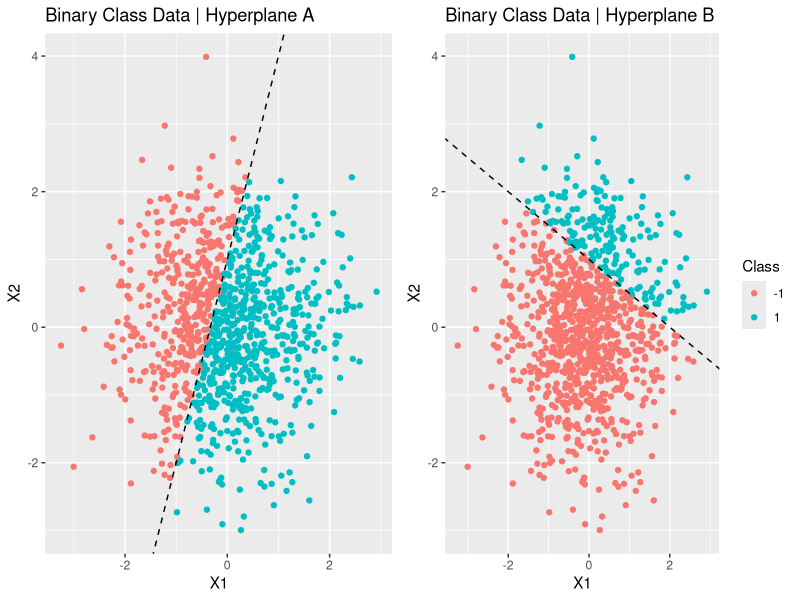
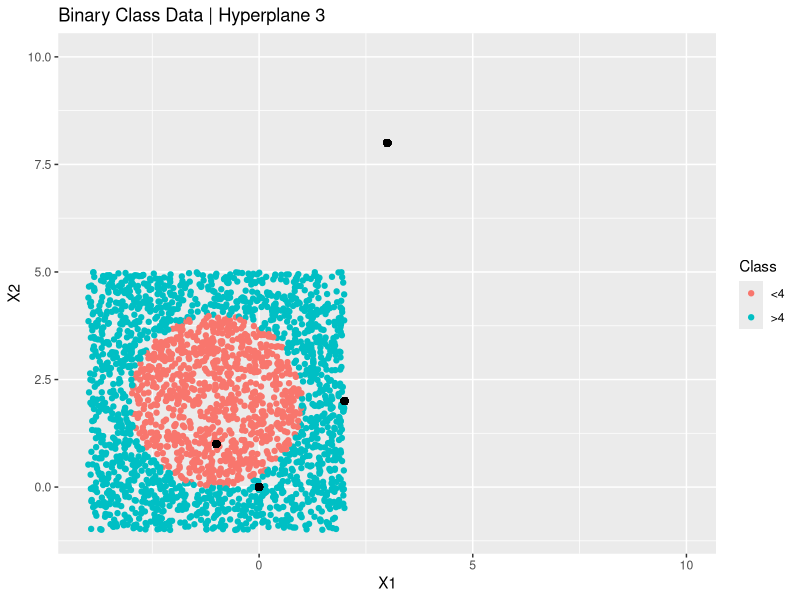
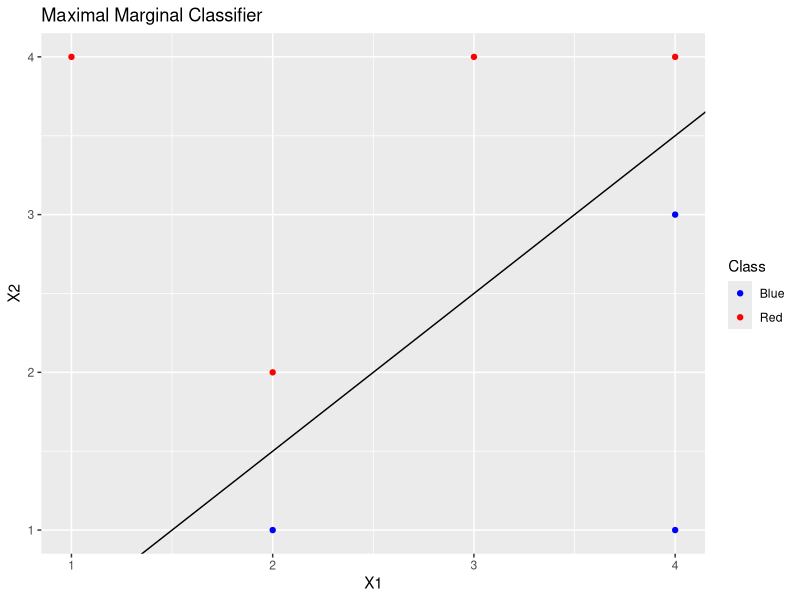
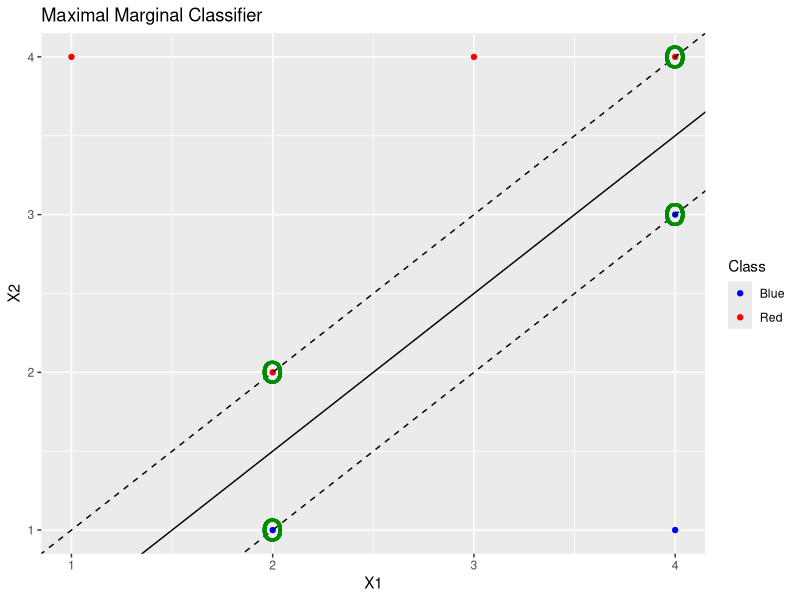
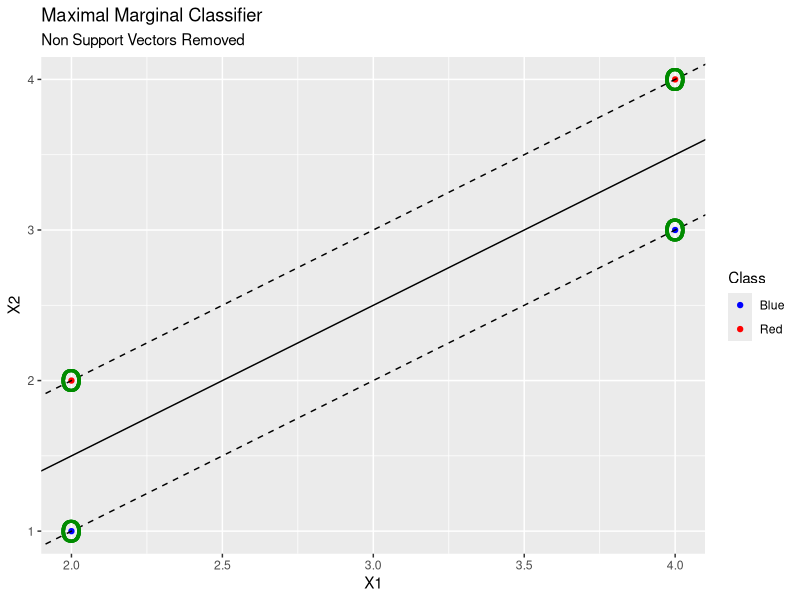
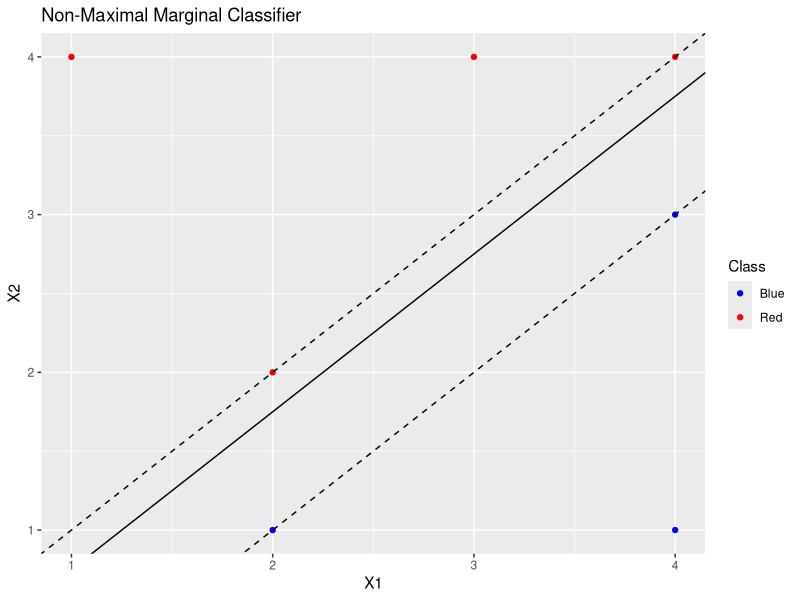
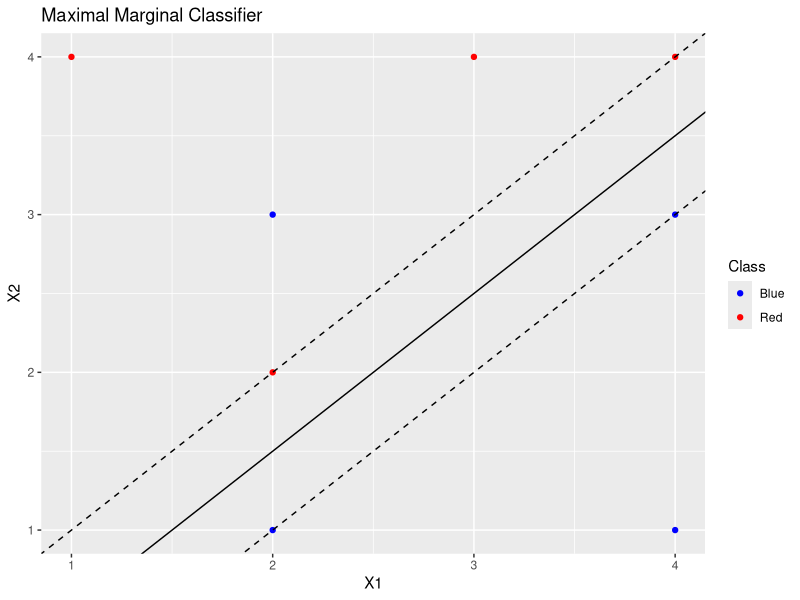
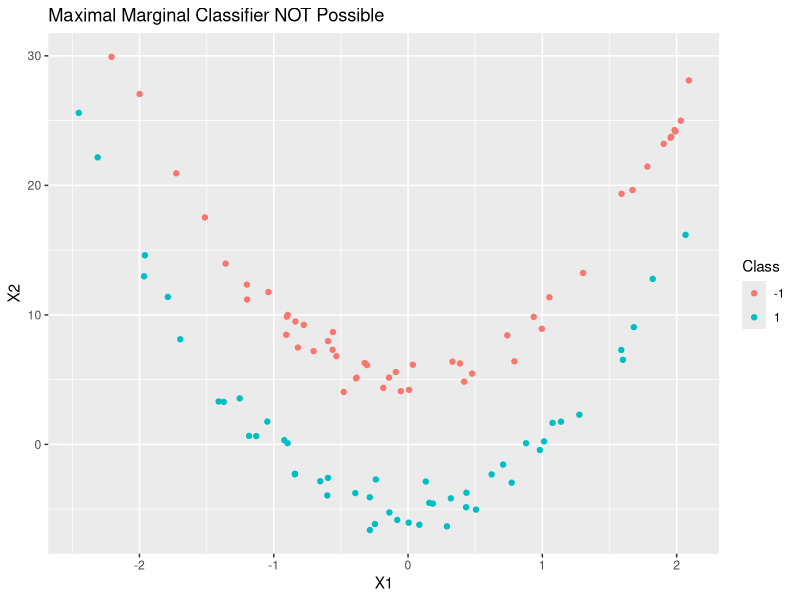

The R script that drew these images, in order:
## ---- chunk 1
suppressPackageStartupMessages(library(gridExtra))
suppressPackageStartupMessages(library(ggplot2))

# data setup
x <- matrix(rnorm(1000*2), ncol = 2)

# define hyperplane 1 (part A)
hyperplane1 <- 1 + 3*x[, 1] - x[, 2]
y <- ifelse(hyperplane1 > 0, 1, -1)

# define hyperplane 2 (part b)
hyperplane2 <- -2 + x[, 1] + 2*x[, 2]
y2 <- ifelse(hyperplane2 > 0, 1, -1)

par(mfrow = c(1, 2))

# plot hyperplanes
plot1 <- ggplot(data.frame(x = x,
                  y = factor(y, levels = c(-1, 1))), aes(x.1, x.2, color=y)) +
            geom_point(show.legend = FALSE) +
            geom_abline(intercept = 1,
                        slope = 3,
                        linetype = 'dashed') +
            ggtitle("Binary Class Data | Hyperplane A") +
            xlab("X1") +
            ylab("X2") +
            labs(color = "Class")

plot2 <- ggplot(data.frame(x = x,
                  y = factor(y2, levels = c(-1, 1))), aes(x.1, x.2, color=y)) +
            geom_point() +
            geom_abline(intercept = 1,
                        slope = -0.5,
                        linetype = 'dashed') +
            ggtitle("Binary Class Data | Hyperplane B") +
            xlab("X1") +
            ylab("X2") +
            labs(color = "Class")

grid.arrange(plot1, plot2, ncol = 2)
## ---- chunk 2
# data setup
x_1 <- runif(2500, min = -4, max = 2)
x_2 <- runif(2500, min = -1, max = 5)

# define hyperplane
hyperplane3 <- (1 + x_1)^2 + (2 - x_2)^2 - 4
y3 <- factor(ifelse(hyperplane3 > 0, ">4", "<4"))

df <- data.frame(x1 = x_1,
                 x2 = x_2,
                 y = y3)

# plot hyperplane with additional points in black
ggplot(df, aes(x1, x2, color=y)) +
    geom_point() +
    geom_point(x = 0,
               y = 0,
               col = 'black',
               cex = 2) +
    geom_point(x = -1,
               y = 1,
               col = 'black',
               cex = 2) +
    geom_point(x = 2,
               y = 2,
               col = 'black',
               cex = 2) +
    geom_point(x = 3,
               y = 8,
               col = 'black',
               cex = 2) +
    ggtitle("Binary Class Data | Hyperplane 3") +
    scale_y_continuous(limits = c(-1, 10)) +
    scale_x_continuous(limits = c(-4, 10)) +
    xlab("X1") +
    ylab("X2") +
    labs(color = "Class")
## ---- chunk 3
# data setup
df <- data.frame(x_1 = c(3,2,4,1,2,4,4),
                 x_2 = c(4,2,4,4,1,3,1),
                 y = c(rep("Red", 4), rep("Blue", 3)))

# plot MMC
ggplot(df, aes(x_1, x_2, color = y)) +
    geom_point() +
    geom_abline(intercept = -0.5,
                slope = 1,
                linetype = 'solid') +
    scale_color_manual(values = c("Red" = 'red', "Blue" = 'blue')) +
    ggtitle("Maximal Marginal Classifier") +
    xlab("X1") +
    ylab("X2") +
    labs(color = 'Class')
## ---- chunk 4
# illustrate support vectors and margins
ggplot(df, aes(x_1, x_2, color = y)) +
    geom_point() +
    geom_abline(intercept = -0.5,
                slope = 1,
                linetype = 'solid') +
    geom_abline(intercept = -0,
                slope = 1,
                linetype = 'dashed') +
    geom_abline(intercept = -1,
                slope = 1,
                linetype = 'dashed') +
    geom_point(x = 2,
               y = 2,
               color = 'green4',
               size = 10,
               shape = "o") +
    geom_point(x = 2,
               y = 1,
               color = 'green4',
               size = 10,
               shape = "o") +
    geom_point(x = 4,
               y = 3,
               color = 'green4',
               size = 10,
               shape = "o") +
    geom_point(x = 4,
               y = 4,
               color = 'green4',
               size = 10,
               shape = "o") +    
    scale_color_manual(values = c("Red" = 'red', "Blue" = 'blue')) +
    ggtitle("Maximal Marginal Classifier") +
    xlab("X1") +
    ylab("X2") +
    labs(color = 'Class')
## ---- chunk 5
# remove non support vectors
sub_df <- df[-c(1, 4, 7), ]

# remove non support vectors
ggplot(sub_df, aes(x_1, x_2, color = y)) +
    geom_point() +
    geom_abline(intercept = -0.5,
                slope = 1,
                linetype = 'solid') +
    geom_abline(intercept = -0,
                slope = 1,
                linetype = 'dashed') +
    geom_abline(intercept = -1,
                slope = 1,
                linetype = 'dashed') +
    geom_point(x = 2,
               y = 2,
               color = 'green4',
               size = 10,
               shape = "o") +
    geom_point(x = 2,
               y = 1,
               color = 'green4',
               size = 10,
               shape = "o") +
    geom_point(x = 4,
               y = 3,
               color = 'green4',
               size = 10,
               shape = "o") +
    geom_point(x = 4,
               y = 4,
               color = 'green4',
               size = 10,
               shape = "o") +    
    scale_color_manual(values = c("Red" = 'red', "Blue" = 'blue')) +
    ggtitle("Maximal Marginal Classifier",
            "Non Support Vectors Removed") +
    xlab("X1") +
    ylab("X2") +
    labs(color = 'Class')
## ---- chunk 6
# illustrate non-maximal margin classifier
ggplot(df, aes(x_1, x_2, color = y)) +
    geom_point() +
    geom_abline(intercept = -0.25,
                slope = 1,
                linetype = 'solid') +
    geom_abline(intercept = -0,
                slope = 1,
                linetype = 'dashed') +
    geom_abline(intercept = -1,
                slope = 1,
                linetype = 'dashed') +
    scale_color_manual(values = c("Red" = 'red', "Blue" = 'blue')) +
    ggtitle("Non-Maximal Marginal Classifier") +
    xlab("X1") +
    ylab("X2") +
    labs(color = 'Class')
## ---- chunk 7
new.point <- data.frame(x_1 = 2,
                        x_2 = 3,
                        y = "Blue")
df <- rbind(df, new.point)

# illustrate tha data set where a non-maximal is not possible
ggplot(df, aes(x_1, x_2, color = y)) +
    geom_point() +
    geom_abline(intercept = -0.5,
                slope = 1,
                linetype = 'solid') +
    geom_abline(intercept = -0,
                slope = 1,
                linetype = 'dashed') +
    geom_abline(intercept = -1,
                slope = 1,
                linetype = 'dashed') +
    scale_color_manual(values = c("Red" = 'red', "Blue" = 'blue')) +
    ggtitle("Maximal Marginal Classifier") +
    xlab("X1") +
    ylab("X2") +
    labs(color = 'Class')
## ---- chunk 8
suppressPackageStartupMessages(library(e1071))
suppressPackageStartupMessages(library(caret))
set.seed(2)

# data setup
x_1 <- rnorm(100)
x_2 <- 5*(x_1^2) + rnorm(100)
idx <- sample(100, 50)
x_2[idx] <- x_2[idx] + 5
x_2[-idx] <- x_2[-idx] - 5
y <- factor(ifelse(x_2 > 5*(x_1^2) + rnorm(100), -1, 1), levels = c(-1, 1))

df <- data.frame(x.1 = x_1, 
                 x.2 = x_2,
                 y = y)

# plot data
ggplot(df, aes(x.1, x.2, color = y)) +
    geom_point() +
    ggtitle("Maximal Marginal Classifier NOT Possible") +
    xlab("X1") +
    ylab("X2") +
    labs(color = 'Class')

set.seed(5)
train <- sample(100, 75)

# linear support vector machine
linear.svm <- svm(y ~ .,
                  data = df[train,],
                  kernel = 'linear')
plot(linear.svm, df[train,])

# polynomial support vector machine
poly.svm <- svm(y ~ .,
                data = df[train,],
                kernel = 'polynomial',
                degree = 2)
plot(poly.svm, df[train,])

# radial support vector machine
radial.svm <- svm(y ~ .,
                  data = df[train,],
                  kernel = 'radial',
                  gamma = 2)
plot(radial.svm, df[train,])

# prediction
linear.svm.yhat <- predict(linear.svm, newdata = df[-train, ])
poly.svm.yhat <- predict(poly.svm, newdata = df[-train, ])
radial.svm.yhat <- predict(radial.svm, newdata = df[-train, ])

linear.svm.acc <- confusionMatrix(df[-train, 'y'], linear.svm.yhat)$overall[1]
poly.svm.acc <- confusionMatrix(df[-train, 'y'], poly.svm.yhat)$overall[1]
radial.svm.acc <- confusionMatrix(df[-train, 'y'], radial.svm.yhat)$overall[1]

print(paste("Linear SVM test accuracy =",
            linear.svm.acc,
            "with",
            linear.svm$tot.nSV,
            "support vectors."))
print(paste("Polynomial SVM test accuracy =",
            poly.svm.acc,
            "with",
            poly.svm$tot.nSV,
            "support vectors."))
print(paste("Radial SVM test accuracy =",
            radial.svm.acc,
            "with",
            radial.svm$tot.nSV,
            "support vectors."))
## ---- chunk 9
x1 <- runif(500) - 0.5
x2 <- runif(500) - 0.5
y <- 1 * (x1^2 - x2^2 > 0)
## ---- chunk 10
df <- data.frame(x1 = x1,
                 x2 = x2,
                 y = factor(y, levels = c(0, 1)))

ggplot(df, aes(x1, x2, color = y)) +
    geom_point() +
    ggtitle("True Nonlinear Decision Boundary") +
    xlab("X1") +
    ylab("X2") +
    labs(color = "Class")
## ---- chunk 11
log.mod <- glm(y ~ .,
               data = df,
               family = 'binomial')
## ---- chunk 12
log.mod.y.prob <- predict(log.mod, newdata = df, type = "response")
threshold <- 0.5
log.mod.y.hat <- ifelse(log.mod.y.prob >= threshold, 1, 0)

df$y_hat <- factor(log.mod.y.hat, levels = c(0, 1))

ggplot(df, aes(x1, x2, color = y_hat)) +
    geom_point() +
    ggtitle("Logistic Regression Linear Decision Boundary") +
    xlab("X1") +
    ylab("X2") +
    labs(color = "Precdicted Class")
## ---- chunk 13
non.linear.log.mod <- glm(y ~ poly(x1, 2) + poly(x2, 2) + x1*x2,
                          data = df,
                          family = 'binomial')
## ---- chunk 14
non.linear.log.mod.y.prob <- predict(non.linear.log.mod,
                                     newdata = df,
                                     type = 'response')
threshold <- 0.5
non.linear.log.mod.y.hat <- ifelse(non.linear.log.mod.y.prob >= threshold,
                                   1, 0)

df$non_lin_y_hat <- factor(non.linear.log.mod.y.hat, levels = c(0, 1))

ggplot(df, aes(x1, x2, color = non_lin_y_hat)) +
    geom_point() +
    ggtitle("Logistic Regression Non-Linear Decision Boundary") +
    xlab("X1") +
    ylab("X2") +
    labs(color = "Precdicted Class")
## ---- chunk 15
svm.mod <- svm(y ~ x1 + x2,
               data = df,
               kernel = 'linear')
svm.mod.y.hat <- predict(svm.mod, newdata = df)

df$svm_y_hat <- svm.mod.y.hat

ggplot(df, aes(x1, x2, color = svm_y_hat)) +
    geom_point() +
    ggtitle("SVM Linear Decision Boundary") +
    xlab("X1") +
    ylab("X2") +
    labs(color = "Precdicted Class")
## ---- chunk 16
svm.mod.nonlin <- svm(y ~ x1 + x2,
               data = df,
               kernel = 'polynomial',
               degree = 2)
svm.mod.nonlin.y.hat <- predict(svm.mod.nonlin, newdata = df)

df$svm_y_hat_nonlin <- svm.mod.nonlin.y.hat

ggplot(df, aes(x1, x2, color = svm_y_hat_nonlin)) +
    geom_point() +
    ggtitle("SVM Non-Linear Decision Boundary") +
    xlab("X1") +
    ylab("X2") +
    labs(color = "Precdicted Class")
